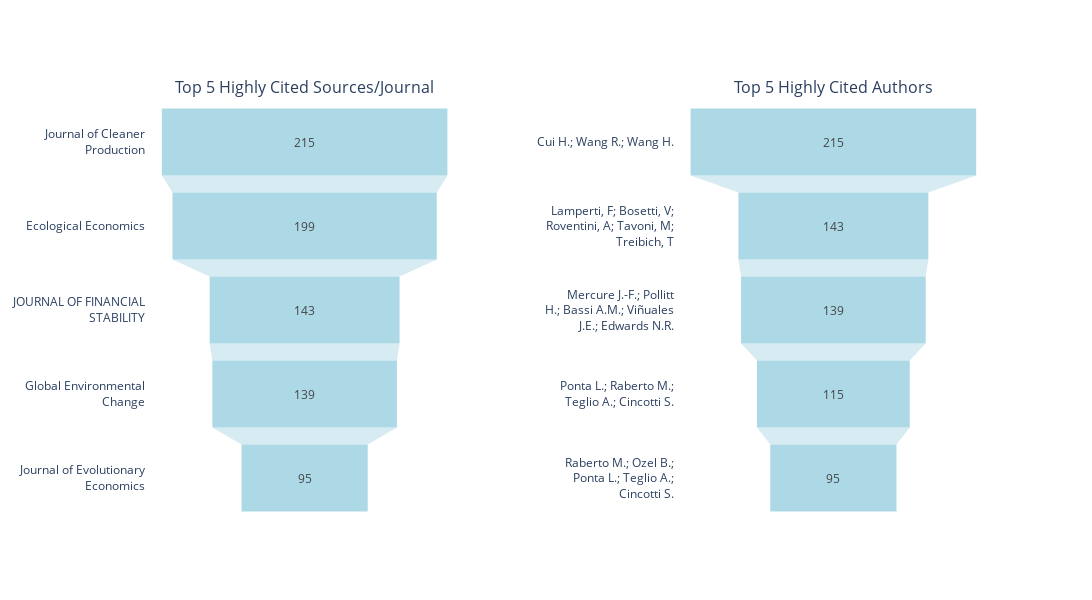

The cell this chart's notebook holds for it:
### Code cell
#  4. Funnel Charts
def wrap_labels(labels, width=25):
    return ['<br>'.join(textwrap.wrap(str(l), width)) for l in labels]

# Wrap long labels
top_sources["Source_wrapped"] = wrap_labels(top_sources["Source"], width=25)
top_authors["Author_wrapped"] = wrap_labels(top_authors["Author"], width=25)

# Subplots with funnels
fig_combined = sp.make_subplots(
    rows=1, cols=2, 
    subplot_titles=("Top 5 Highly Cited Sources/Journal", "Top 5 Highly Cited Authors"),
    horizontal_spacing=0.25
)

# Sources Funnel
fig_combined.add_trace(
    go.Funnel(
        y=top_sources["Source_wrapped"],
        x=top_sources["Total Citations"],
        textinfo="value",
        textposition="inside",
        marker=dict(color="lightblue")
    ),
    row=1, col=1
)

# Authors Funnel
fig_combined.add_trace(
    go.Funnel(
       y=top_authors["Author_wrapped"],
        x=top_authors["Total Citations"],
        textinfo="value",
        textposition="inside",
        marker=dict(color="lightblue")
    ),
    row=1, col=2
)

fig_combined.update_layout(
    showlegend=False,
    height=600,
    width=1300,
    margin=dict(l=100, r=100, t=100, b=80),
    plot_bgcolor="white")
fig_combined.write_html("funnel_dashboard.html")
fig_combined.show()

print("="*60)
print("FILES SAVED:")
print("- document_type.png")
print("- wordcloud_comparison.png") 
print("- funnel_dashboard.html")
print("="*60)

### Figure 1 — Plotly figure (JSON) as saved in the notebook; plotly's stock layout.template omitted (floating-point values rounded to 4 significant figures)
{"data": [{"marker": {"color": "lightblue"}, "textinfo": "value", "textposition": "inside", "type": "funnel", "x": [215.0, 199.0, 143.0, 139.0, 95.0], "xaxis": "x", "y": ["Journal of Cleaner<br>Production", "Ecological Economics", "JOURNAL OF FINANCIAL<br>STABILITY", "Global Environmental<br>Change", "Journal of Evolutionary<br>Economics"], "yaxis": "y"}, {"marker": {"color": "lightblue"}, "textinfo": "value", "textposition": "inside", "type": "funnel", "x": [215.0, 143.0, 139.0, 115.0, 95.0], "xaxis": "x2", "y": ["Cui H.; Wang R.; Wang H.", "Lamperti, F; Bosetti, V;<br>Roventini, A; Tavoni, M;<br>Treibich, T", "Mercure J.-F.; Pollitt<br>H.; Bassi A.M.; Viñuales<br>J.E.; Edwards N.R.", "Ponta L.; Raberto M.;<br>Teglio A.; Cincotti S.", "Raberto M.; Ozel B.;<br>Ponta L.; Teglio A.;<br>Cincotti S."], "yaxis": "y2"}], "layout": {"annotations": [{"font": {"size": 16}, "showarrow": false, "text": "Top 5 Highly Cited Sources/Journal", "x": 0.1875, "xanchor": "center", "xref": "paper", "y": 1, "yanchor": "bottom", "yref": "paper"}, {"font": {"size": 16}, "showarrow": false, "text": "Top 5 Highly Cited Authors", "x": 0.8125, "xanchor": "center", "xref": "paper", "y": 1, "yanchor": "bottom", "yref": "paper"}], "height": 600, "margin": {"b": 80, "l": 100, "r": 100, "t": 100}, "plot_bgcolor": "white", "showlegend": false, "width": 1300, "xaxis": {"anchor": "y", "domain": [0, 0.375]}, "xaxis2": {"anchor": "y2", "domain": [0.625, 1]}, "yaxis": {"anchor": "x", "domain": [0, 1]}, "yaxis2": {"anchor": "x2", "domain": [0, 1]}}}
